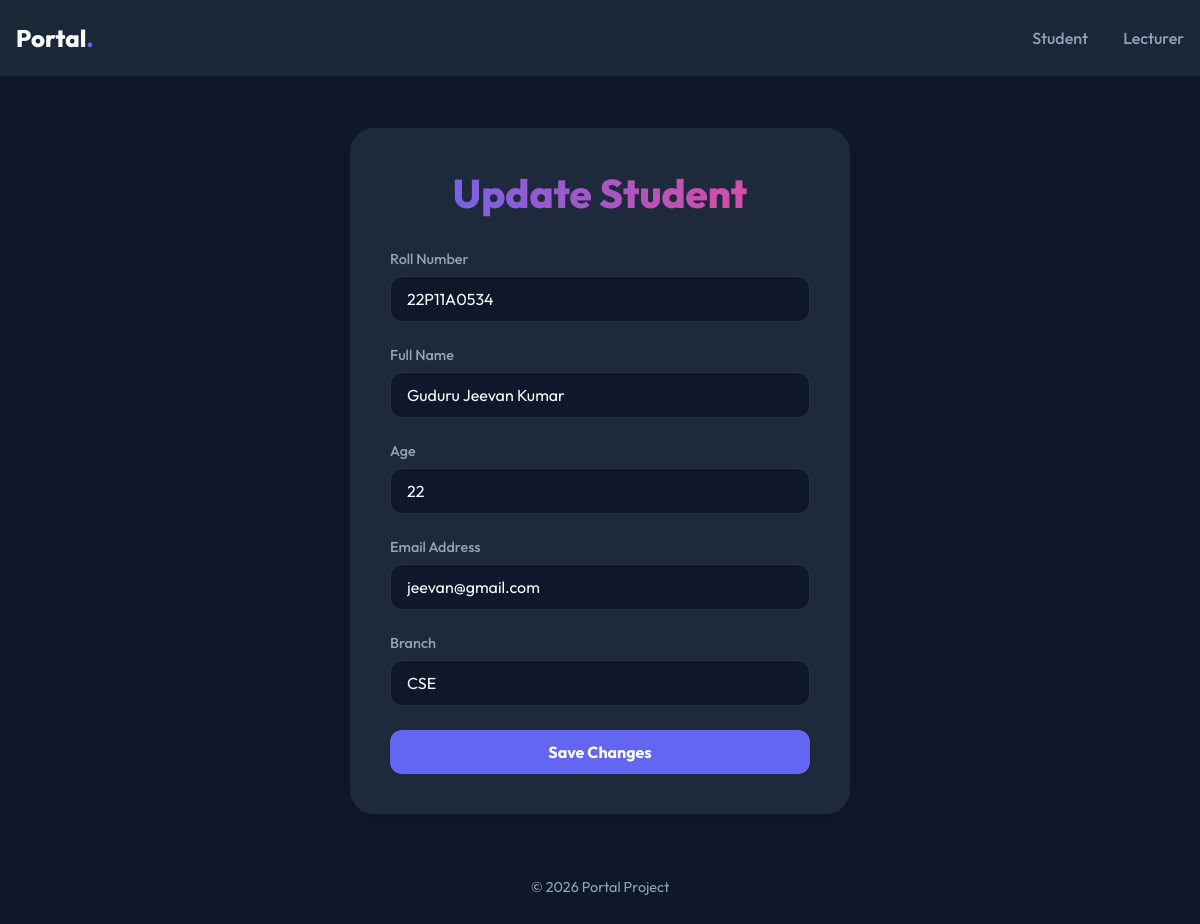
Screenshot of /student/supdate/1 with the database file from the repository.
### student/models.py (models this page shows, shortened)
class Sdetails(models.Model):
    roll_no = models.CharField(max_length=10,unique = True)
    st_name = models.CharField(max_length=30)
    age = models.IntegerField()
    email = models.EmailField(unique = True)
    branch = models.CharField(max_length=30)

### student/views.py (the view, shortened to what this page needs)
# urls.py: path('supdate/<int:id>',views.supdate,name="supdate"),
def supdate(request, id):
    student = Sdetails.objects.get(id=id)
    return render(request, 'sform.html', {'student': student})

### templates/sform.html (shortened to what this page needs)
{% extends 'base.html' %}
{% load static %}
{% block content %}
    <br>
    <div class="form-container">
        <h1>{% if student %}Update Student{% else %}Register Student{% endif %}</h1>
        <form action="" method="POST">
            <div class="form-group">
                <label for="roll_no">Roll Number</label>
                <input type="text" id="roll_no" name="roll_no" placeholder="e.g. 22P11A0534"
                       value="{{ student.roll_no|default:'' }}" required>
            </div>
            <div class="form-group">
                <label for="st_name">Full Name</label>
                <input type="text" id="st_name" name="st_name" placeholder="Enter full name"
                       value="{{ student.st_name|default:'' }}" required>
            </div>
            <div class="form-group">
                <label for="age">Age</label>
                <input type="number" id="age" name="age" placeholder="Enter age"
                       value="{{ student.age|default:'' }}" required>
            </div>
            <div class="form-group">
                <label for="email">Email Address</label>
                <input type="email" id="email" name="email" placeholder="example@gmail.com"
                       value="{{ student.email|default:'' }}" required>
            </div>
            <div class="form-group">
                <label for="branch">Branch</label>
                <input type="text" id="branch" name="branch" placeholder="e.g. CSE"
                       value="{{ student.branch|default:'' }}" required>
            </div>
            <button type="submit" class="btn btn-primary">
                {% if student %}Save Changes{% else %}Insert Student{% endif %}
            </button>
        </form>
    </div>
{% endblock %}

### static/css/style.css (style rules this page uses)
:root { --bg-dark: #0f172a; --card-bg: #1e293b; --header-bg: #1b2637; --accent-purple: #6366f1; --accent-pink: #ec4899; --text-white: #f8fafc; --text-muted: #94a3b8; --input-bg: #0f172a; --transition: all 0.3s ease; }
* { margin: 0; padding: 0; box-sizing: border-box; }
body { font-family: 'Outfit', sans-serif; background-color: var(--bg-dark); color: var(--text-white); min-height: 100vh; display: flex; flex-direction: column; }
h1 { font-size: 2.5rem; font-weight: 800; margin-bottom: 2rem; text-align: center; background: linear-gradient(to right, var(--accent-purple), var(--accent-pink)); -webkit-background-clip: text; background-clip: text; -webkit-text-fill-color: transparent; }
.form-container { background-color: var(--card-bg); width: 100%; max-width: 500px; padding: 2.5rem; border-radius: 1.5rem; box-shadow: 0 10px 15px -3px rgba(0, 0, 0, 0.1); }
form { display: flex; flex-direction: column; gap: 1.5rem; }
.form-group { display: flex; flex-direction: column; gap: 0.5rem; }
label { font-size: 0.9rem; font-weight: 500; color: var(--text-muted); }
input { padding: 0.75rem 1rem; border-radius: 0.75rem; background-color: var(--input-bg); border: 1px solid rgba(255, 255, 255, 0.1); color: var(--text-white); font-family: inherit; font-size: 1rem; transition: var(--transition); }
.btn { padding: 0.75rem 1.5rem; border-radius: 0.75rem; border: none; font-family: inherit; font-weight: 700; font-size: 1rem; cursor: pointer; transition: var(--transition); text-align: center; text-decoration: none; }
.btn-primary { background-color: var(--accent-purple); color: white; }

### rows the page displays
Sdetails: roll_no "22P11A0534", st_name "Guduru Jeevan Kumar", age "22", email "jeevan@gmail.com", branch "CSE"
